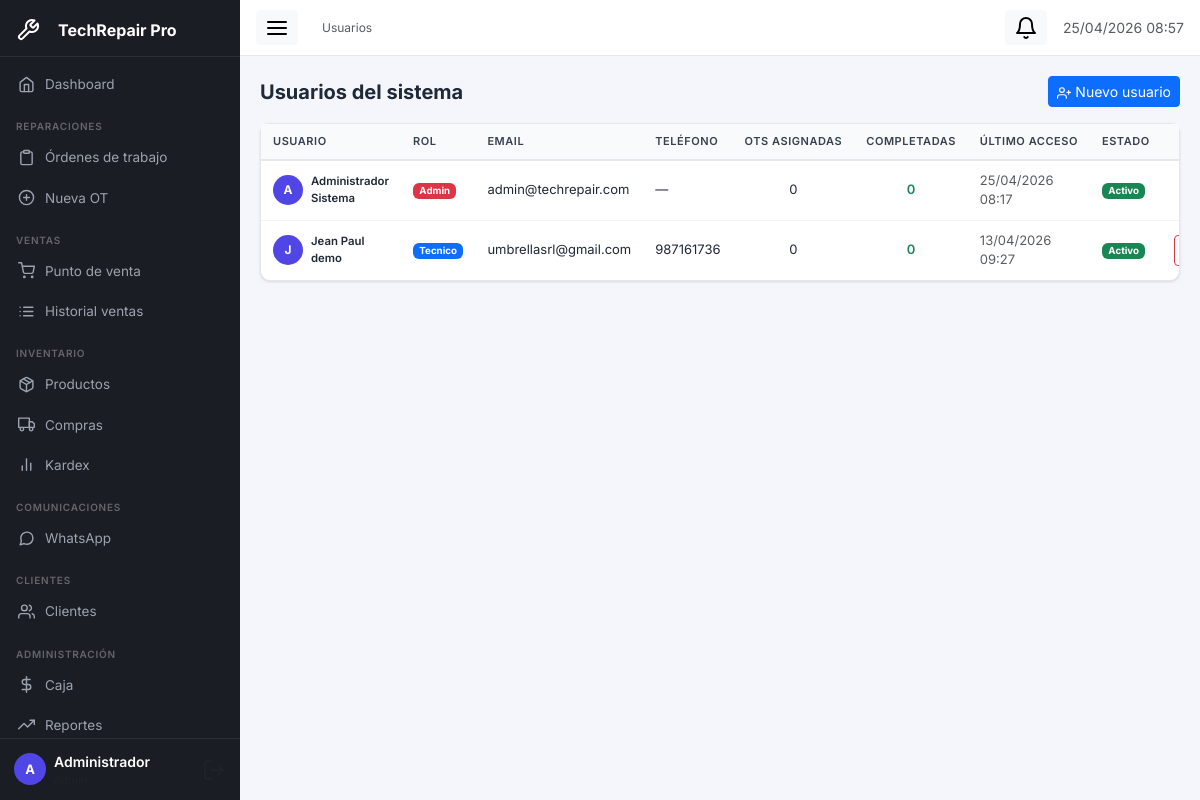
Page /modules/tecnicos/index.php (signed in) on the committed database.
### tables this page shows
CREATE TABLE `usuarios`  (
  `id` int UNSIGNED NOT NULL AUTO_INCREMENT,
  `nombre` varchar(100) NOT NULL,
  `apellido` varchar(100) NOT NULL,
  `email` varchar(150) NOT NULL,
  `password_hash` varchar(255) NOT NULL,
  `rol` enum('admin','tecnico','vendedor') NOT NULL DEFAULT 'tecnico',
  `telefono` varchar(20) NULL DEFAULT NULL,
  `avatar` varchar(255) NULL DEFAULT NULL,
  `activo` tinyint(1) NOT NULL DEFAULT 1,
  `ultimo_acceso` datetime NULL DEFAULT NULL,
  `created_at` datetime NOT NULL DEFAULT current_timestamp(),
  `updated_at` datetime NOT NULL DEFAULT current_timestamp() ON UPDATE CURRENT_TIMESTAMP,
  PRIMARY KEY (`id`) USING BTREE,
  UNIQUE INDEX `email`(`email` ASC) USING BTREE
);

### config/app.php (called while the page is built, shortened)
<?php
function currentUser(): array {
    return [
        'id'     => $_SESSION['user_id']     ?? 0,
        'nombre' => $_SESSION['user_nombre'] ?? '',
        'rol'    => $_SESSION['user_rol']    ?? '',
        'email'  => $_SESSION['user_email']  ?? '',
    ];
}
function sanitize(string $val): string {
    return htmlspecialchars(trim($val), ENT_QUOTES, 'UTF-8');
}
function formatDateTime(string $dt): string {
    return date('d/m/Y H:i', strtotime($dt));
}

### modules/tecnicos/index.php (the view, shortened to what this page needs)
<?php
require_once __DIR__ . '/../../config/app.php';
$db   = getDB();
$user = currentUser();
$usuarios = $db->query("
  SELECT u.*,
    (SELECT COUNT(*) FROM ordenes_trabajo WHERE tecnico_id=u.id) as total_ots,
    (SELECT COUNT(*) FROM ordenes_trabajo WHERE tecnico_id=u.id AND estado='entregado') as ots_completadas
  FROM usuarios u ORDER BY u.activo DESC, u.nombre
")->fetchAll();
$breadcrumb = [['label'=>'Usuarios','url'=>null]];
require_once __DIR__ . '/../../includes/header.php';
?>
<div class="d-flex justify-content-between align-items-center mb-3">
  <h5 class="fw-bold mb-0">Usuarios del sistema</h5>
  <button class="btn btn-primary btn-sm" data-bs-toggle="modal" data-bs-target="#modal-nuevo">
    <i data-feather="user-plus" style="width:14px;height:14px"></i> Nuevo usuario
  </button>
</div>
<div class="tr-card">
  <div class="tr-card-body p-0" style="overflow:hidden"><div class="table-responsive-wrapper" style="overflow-x:auto;-webkit-overflow-scrolling:touch">
    <table class="tr-table">
      <thead><tr><th>Usuario</th><th>Rol</th><th>Email</th><th>Teléfono</th><th>OTs asignadas</th><th>Completadas</th><th>Último acceso</th><th>Estado</th><th></th></tr></thead>
      <tbody>
        <?php foreach($usuarios as $u): ?>
        <tr class="<?= !$u['activo']?'opacity-50':'' ?>">
          <td>
            <div class="d-flex align-items-center gap-2">
              <div class="tr-avatar" style="width:30px;height:30px;font-size:12px"><?= strtoupper(substr($u['nombre'],0,1)) ?></div>
              <div>
                <div class="fw-semibold small"><?= sanitize($u['nombre'].' '.$u['apellido']) ?></div>
              </div>
            </div>
          </td>
          <td><span class="badge bg-<?= $u['rol']==='admin'?'danger':($u['rol']==='tecnico'?'primary':'success') ?>"><?= ucfirst($u['rol']) ?></span></td>
          <td class="small"><?= sanitize($u['email']) ?></td>
          <td class="small"><?= sanitize($u['telefono']??'—') ?></td>
          <td class="text-center"><?= $u['total_ots'] ?></td>
          <td class="text-center text-success fw-semibold"><?= $u['ots_completadas'] ?></td>
          <td class="small text-muted"><?= $u['ultimo_acceso']?formatDateTime($u['ultimo_acceso']):'Nunca' ?></td>
          <td><span class="badge bg-<?= $u['activo']?'success':'secondary' ?>"><?= $u['activo']?'Activo':'Inactivo' ?></span></td>
          <td>
            <?php if($u['id'] != $user['id']): ?>
            <a href="?toggle=<?= $u['id'] ?>" class="btn btn-sm btn-outline-<?= $u['activo']?'danger':'success' ?>"
               data-confirm="¿<?= $u['activo']?'Desactivar':'Activar' ?> este usuario?">
            </a>
            <?php endif; ?>
          </td>
        </tr>
        <?php endforeach; ?>
      </tbody>
    </table>
  </div>
</div>
<?php require_once __DIR__ . '/../../includes/footer.php'; ?>

### includes/header.php (shortened to what this page needs)
<!DOCTYPE html>
<html lang="es">
<head>
  <link href="https://cdn.jsdelivr.net/npm/bootstrap@5.3.3/dist/css/bootstrap.min.css" rel="stylesheet"/>
  <link href="<?= BASE_URL ?>assets/css/app.css" rel="stylesheet"/>
</head>
<body class="tr-body">
<div class="tr-sidebar" id="sidebar">
  <div class="tr-sidebar-brand">
    <i data-feather="tool" class="me-2"></i>
    <span><?= APP_NAME ?></span>
  </div>
  <nav class="tr-nav">
    <?php $u = currentUser(); $rol = $u['rol']; ?>
    <a href="<?= BASE_URL ?>modules/dashboard/index.php"
       class="tr-nav-item <?= strpos($_SERVER['REQUEST_URI'],'dashboard')!==false?'active':'' ?>">
      <i data-feather="home"></i><span>Dashboard</span>
    </a>
    <?php if(in_array($rol,[ROL_ADMIN,ROL_TECNICO,ROL_VENDEDOR])): ?>
    <div class="tr-nav-group">Reparaciones</div>
    <a href="<?= BASE_URL ?>modules/ot/index.php"
       class="tr-nav-item <?= strpos($_SERVER['REQUEST_URI'],'/ot/')!==false?'active':'' ?>">
      <i data-feather="clipboard"></i><span>Órdenes de trabajo</span>
    </a>
    <a href="<?= BASE_URL ?>modules/ot/nueva.php" class="tr-nav-item">
      <i data-feather="plus-circle"></i><span>Nueva OT</span>
    </a>
    <?php endif; ?>
    <?php if(in_array($rol,[ROL_ADMIN,ROL_VENDEDOR])): ?>
    <div class="tr-nav-group">Ventas</div>
    <a href="<?= BASE_URL ?>modules/ventas/pos.php" class="tr-nav-item">
      <i data-feather="shopping-cart"></i><span>Punto de venta</span>
    </a>
    <a href="<?= BASE_URL ?>modules/ventas/index.php" class="tr-nav-item">
      <i data-feather="list"></i><span>Historial ventas</span>
    </a>
    <?php endif; ?>
    <?php if(in_array($rol,[ROL_ADMIN,ROL_TECNICO])): ?>
    <div class="tr-nav-group">Inventario</div>
    <a href="<?= BASE_URL ?>modules/inventario/index.php" class="tr-nav-item">
      <i data-feather="package"></i><span>Productos</span>
    </a>
    <a href="<?= BASE_URL ?>modules/compras/index.php"
       class="tr-nav-item <?= strpos($_SERVER['REQUEST_URI'],'compras')!==false?'active':'' ?>">
      <i data-feather="truck"></i><span>Compras</span>
    </a>
    <a href="<?= BASE_URL ?>modules/inventario/kardex.php" class="tr-nav-item">
      <i data-feather="bar-chart-2"></i><span>Kardex</span>
    </a>
    <?php endif; ?>
    <div class="tr-nav-group">Comunicaciones</div>
    <a href="<?= BASE_URL ?>modules/whatsapp/index.php"
       class="tr-nav-item <?= strpos($_SERVER['REQUEST_URI'],'whatsapp')!==false?'active':'' ?>">
      <i data-feather="message-circle"></i><span>WhatsApp</span>
    </a>
    <div class="tr-nav-group">Clientes</div>
    <a href="<?= BASE_URL ?>modules/clientes/index.php" class="tr-nav-item">
      <i data-feather="users"></i><span>Clientes</span>
    </a>
    <?php if($rol === ROL_ADMIN): ?>
    <div class="tr-nav-group">Administración</div>
    <a href="<?= BASE_URL ?>modules/caja/index.php" class="tr-nav-item">
      <i data-feather="dollar-sign"></i><span>Caja</span>
    </a>
    <a href="<?= BASE_URL ?>modules/reportes/index.php" class="tr-nav-item">
      <i data-feather="trending-up"></i><span>Reportes</span>
    </a>
    <?php endif; ?>
  </nav>
  <div class="tr-sidebar-footer">
    <div class="d-flex align-items-center gap-2">
      <div class="tr-avatar"><?= strtoupper(substr($u['nombre'],0,1)) ?></div>
      <div class="flex-grow-1 small">
        <div class="fw-semibold text-truncate"><?= sanitize($u['nombre']) ?></div>
        <div class="text-muted" style="font-size:11px"><?= ucfirst($u['rol']) ?></div>
      </div>
      <a href="<?= BASE_URL ?>modules/auth/logout.php" title="Cerrar sesión">
        <i data-feather="log-out" class="text-muted"></i>
      </a>
    </div>
  </div>
</div>
<div class="tr-main" id="main-content">
  <div class="tr-topbar">
    <button class="btn btn-sm btn-light" id="sidebar-toggle">
      <i data-feather="menu"></i>
    </button>
    <nav aria-label="breadcrumb" class="ms-3">
      <ol class="breadcrumb mb-0">
        <?php foreach ($breadcrumb ?? [] as $item): ?>
          <?php if ($item['url']): ?>
            <li class="breadcrumb-item">
              <a href="<?= $item['url'] ?>"><?= sanitize($item['label']) ?></a>
            </li>
          <?php else: ?>
            <li class="breadcrumb-item active"><?= sanitize($item['label']) ?></li>
          <?php endif; ?>
        <?php endforeach; ?>
      </ol>
    </nav>
    <div class="ms-auto d-flex align-items-center gap-3">
      <div class="position-relative">
        <button class="btn btn-sm btn-light" id="btn-notif">
          <i data-feather="bell"></i>
        </button>
      </div>
      <span class="text-muted small"><?= date('d/m/Y H:i') ?></span>
    </div>
  </div>
  <div class="tr-content">

### assets/css/app.css (style rules this page uses)
:root { --sidebar-w: 240px; --sidebar-bg: #1a1d23; --sidebar-text: #9ca3af; --topbar-h: 56px; --primary: #4f46e5; --primary-lt: #eef2ff; --radius: 10px; --shadow: 0 1px 3px rgba(0,0,0,.08), 0 1px 2px rgba(0,0,0,.05); --shadow-md: 0 4px 16px rgba(0,0,0,.10); }
*, *::before, *::after { box-sizing: border-box; }
body.tr-body { margin: 0; font-family: 'Inter', system-ui, -apple-system, sans-serif; background: #f4f6fb; color: #1f2937; -webkit-text-size-adjust: 100%; }
.tr-sidebar { position: fixed; top: 0; left: 0; bottom: 0; width: var(--sidebar-w); background: var(--sidebar-bg); display: flex; flex-direction: column; z-index: 1000; transition: transform .28s cubic-bezier(.4,0,.2,1), width .25s ease; overflow: hidden; }
.tr-sidebar-brand { display: flex; align-items: center; gap: 10px; padding: 18px 16px 14px; color: #fff; font-weight: 700; font-size: 16px; border-bottom: 1px solid rgba(255,255,255,.08); flex-shrink: 0; }
.tr-nav { flex: 1; padding: 8px; overflow-y: auto; overflow-x: hidden; }
.tr-nav-group { font-size: 10px; font-weight: 600; letter-spacing: .08em; text-transform: uppercase; color: rgba(255,255,255,.32); padding: 14px 8px 4px; white-space: nowrap; overflow: hidden; }
.tr-nav-item { display: flex; align-items: center; gap: 10px; padding: 9px 10px; border-radius: 7px; margin-bottom: 2px; color: var(--sidebar-text); text-decoration: none; font-size: 13.5px; transition: background .15s, color .15s; white-space: nowrap; -webkit-tap-highlight-color: transparent; }
.tr-nav-item svg { width: 17px; height: 17px; flex-shrink: 0; }
.tr-sidebar-footer { padding: 12px 14px; border-top: 1px solid rgba(255,255,255,.08); color: #fff; flex-shrink: 0; }
.tr-avatar { width: 32px; height: 32px; border-radius: 50%; background: var(--primary); color: #fff; display: flex; align-items: center; justify-content: center; font-weight: 700; font-size: 13px; flex-shrink: 0; }
.tr-main { margin-left: var(--sidebar-w); min-height: 100vh; transition: margin-left .25s ease; }
.tr-topbar { height: var(--topbar-h); background: #fff; border-bottom: 1px solid #e5e7eb; display: flex; align-items: center; padding: 0 16px; position: sticky; top: 0; z-index: 100; gap: 8px; }
.tr-topbar .breadcrumb { font-size: 12px; }
.tr-content { padding: 20px; }
.tr-card { background: #fff; border-radius: var(--radius); box-shadow: var(--shadow); border: 1px solid #e5e7eb; }
.tr-card-body { padding: 18px; }
.table-responsive-wrapper { overflow-x: auto; -webkit-overflow-scrolling: touch; border-radius: 0 0 var(--radius) var(--radius); }
.tr-table { width: 100%; border-collapse: collapse; min-width: 500px; }
.tr-table th { background: #f9fafb; color: #374151; font-weight: 600; font-size: 11px; text-transform: uppercase; letter-spacing: .05em; padding: 9px 12px; border-bottom: 2px solid #e5e7eb; white-space: nowrap; }
.tr-table td { padding: 10px 12px; border-bottom: 1px solid #f3f4f6; font-size: 13px; vertical-align: middle; }
.tr-table tbody tr:last-child td { border-bottom: none; }

### rows in the picture
usuarios: nombre "A", nombre "Administrador", nombre+apellido "Administrador Sistema", rol "Admin", email "admin@techrepair.com", telefono "—", total_ots "0", ots_completadas "0", ultimo_acceso "25/04/2026 08:17", activo "Activo"
usuarios: nombre "J", nombre+apellido "Jean Paul demo", rol "Tecnico", email "umbrellasrl@gmail.com", telefono "987161736", total_ots "0", ots_completadas "0", ultimo_acceso "13/04/2026 09:27", activo "Activo"

### other values in the picture
APP_NAME "TechRepair Pro"
$item['label'] "Usuarios"
